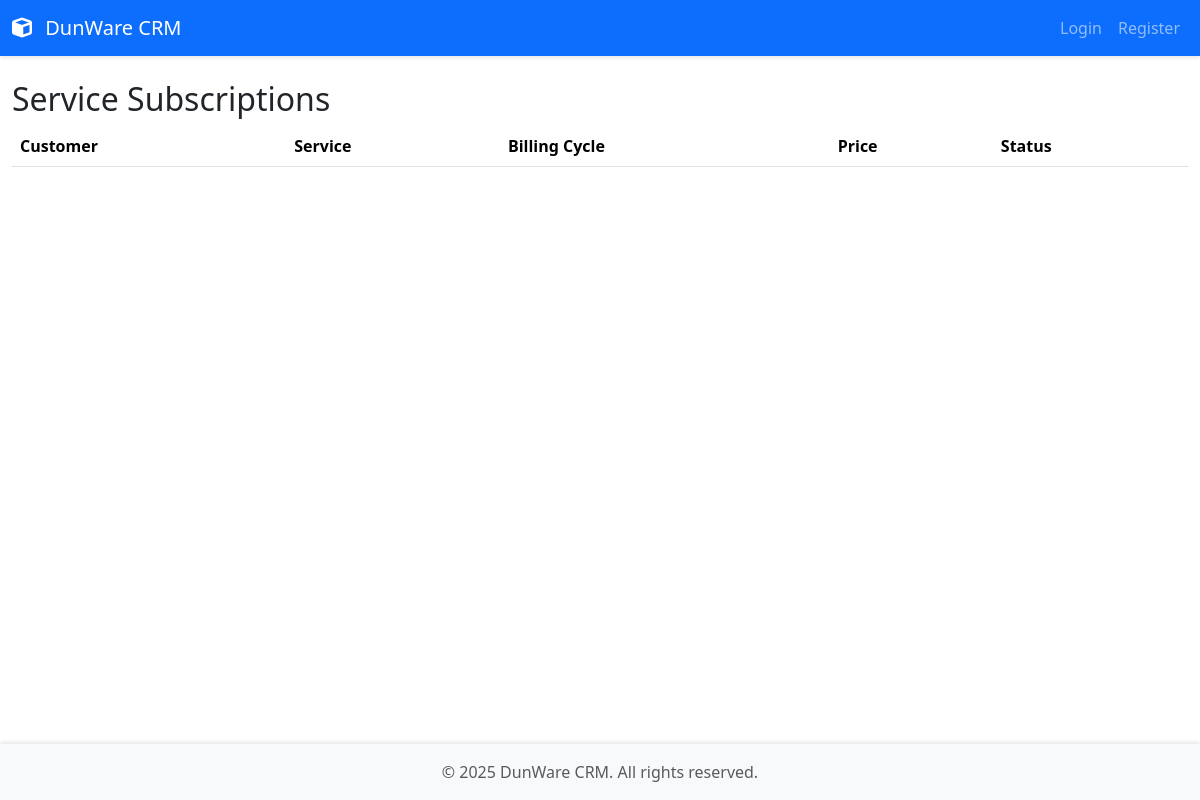
Page /subscriptions/ on the earlier database version.
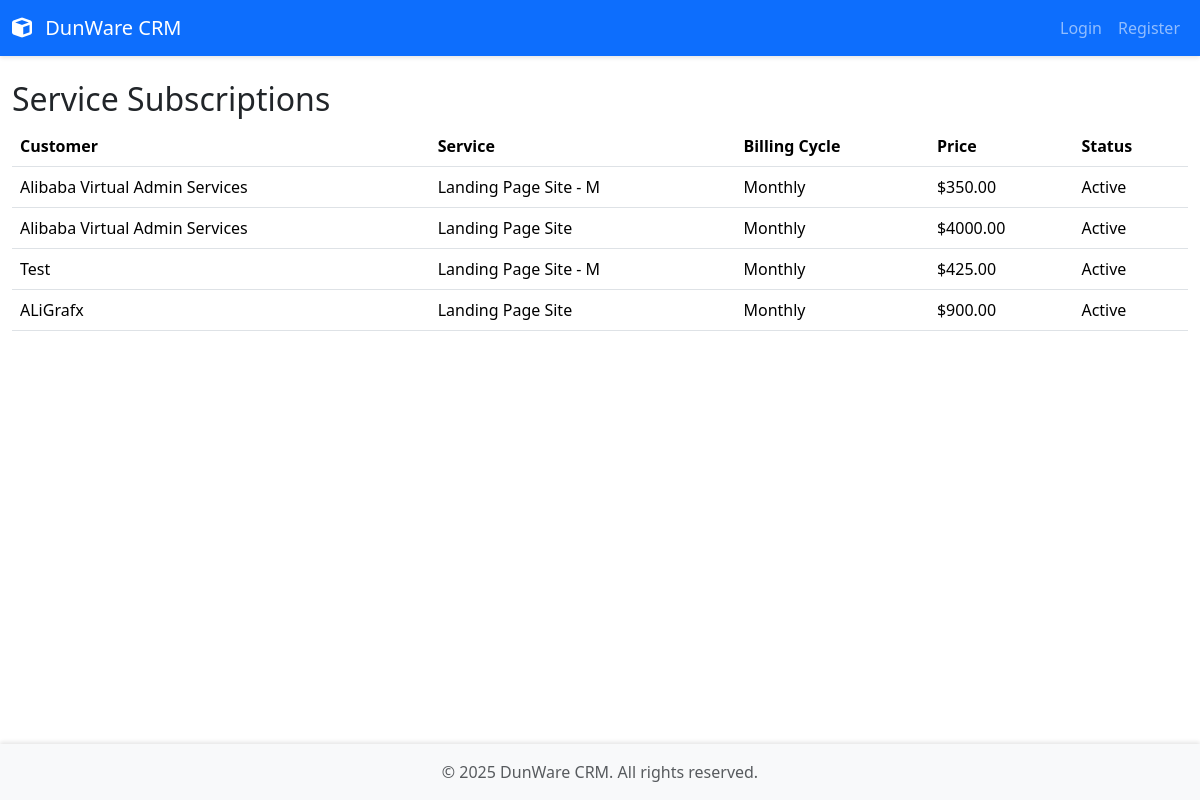
Same page on the later database version.
### core/models.py (models this page shows, shortened)
class ServiceSubscription(models.Model):
    STATUS_CHOICES = [
        ('active', 'Active'),
        ('paused', 'Paused'),
        ('canceled', 'Canceled'),
        ('expired', 'Expired'),
    ]
    customer = models.ForeignKey('Customer', on_delete=models.CASCADE, related_name='service_subscriptions')
    service = models.ForeignKey('Service', on_delete=models.CASCADE, related_name='service_subscriptions')
    start_date = models.DateField(default=timezone.now)
    end_date = models.DateField(null=True, blank=True)
    billing_cycle = models.CharField(max_length=20, choices=[
        ('hourly', 'Hourly'),
        ('monthly', 'Monthly'),
        ('quarterly', 'Quarterly'),
        ('yearly', 'Yearly'),
    ], default='monthly')
    price = models.DecimalField(max_digits=10, decimal_places=2, default=0.00)  # Total Price for non-hourly
    hourly_rate = models.DecimalField(max_digits=10, decimal_places=2, default=0.00)  # Per-hour rate
    hours = models.DecimalField(max_digits=6, decimal_places=2, default=0.00)  # Number of hours billed
    is_active = models.BooleanField(default=True)
    status = models.CharField(max_length=10, choices=STATUS_CHOICES, default='active')

class Customer(models.Model):
    CUSTOMER_STATUS = [
        ('active', 'Active'),
        ('inactive', 'Inactive'),
        ('pending', 'Pending')
    ]
    company_name = models.CharField(max_length=200)
    contact_person = models.CharField(max_length=100)
    email = models.EmailField()
    phone = models.CharField(max_length=15)
    address = models.TextField()
    city = models.CharField(max_length=100)
    state = models.CharField(max_length=100)
    zip_code = models.CharField(max_length=10)
    website = models.URLField(blank=True, null=True)
    status = models.CharField(max_length=20, choices=CUSTOMER_STATUS, default='active')
    assigned_to = models.ForeignKey(Employee, on_delete=models.SET_NULL, null=True, related_name='customers')
    created_at = models.DateTimeField(auto_now_add=True)
    updated_at = models.DateTimeField(auto_now=True)
    def __str__(self):
        return self.company_name

class Service(models.Model):
    name = models.CharField(max_length=200)
    description = models.TextField()
    price = models.DecimalField(max_digits=10, decimal_places=2)
    is_active = models.BooleanField(default=True)
    created_at = models.DateTimeField(auto_now_add=True)
    updated_at = models.DateTimeField(auto_now=True)
    def __str__(self):
        return self.name

### core/views.py (the view)
# urls.py: path('subscriptions/', ServiceSubscriptionListView.as_view(), name='subscription-list'),
class ServiceSubscriptionListView(ListView):
    model = ServiceSubscription
    template_name = 'core/service_subscription_list.html'
    context_object_name = 'subscriptions'
    paginate_by = 10

### core/templates/core/service_subscription_list.html (shortened to what this page needs)
{% extends 'core/base.html' %}
{% block content %}
<h2>Service Subscriptions</h2>
<table class="table">
    <thead>
        <tr>
            <th>Customer</th>
            <th>Service</th>
            <th>Billing Cycle</th>
            <th>Price</th>
            <th>Status</th>
        </tr>
    </thead>
    <tbody>
        {% for subscription in subscriptions %}
        <tr>
            <td>{{ subscription.customer }}</td>
            <td>{{ subscription.service }}</td>
            <td>{{ subscription.get_billing_cycle_display }}</td>
            <td>${{ subscription.price }}</td>
            <td>{% if subscription.is_active %} Active {% else %} Inactive {% endif %}</td>
        </tr>
        {% endfor %}
    </tbody>
</table>
{% endblock %}

### core/templates/core/base.html (shortened to what this page needs)
{% load static %}
<!DOCTYPE html>
<html lang="en">
<head>
    <link href="https://cdn.jsdelivr.net/npm/bootstrap@5.3.2/dist/css/bootstrap.min.css" rel="stylesheet">
    <link href="https://cdn.jsdelivr.net/npm/@fortawesome/fontawesome-free@6.4.2/css/all.min.css" rel="stylesheet">
    <link href="https://cdn.jsdelivr.net/npm/flatpickr/dist/flatpickr.min.css" rel="stylesheet">
    <link href="{% static 'css/style.css' %}" rel="stylesheet">
</head>
<body>
    <nav class="navbar navbar-expand-lg navbar-dark bg-primary">
        <div class="container-fluid">
            <a class="navbar-brand" href="{% url 'dashboard' %}">
                <i class="fas fa-cube"></i> DunWare CRM
            </a>
            <div class="collapse navbar-collapse" id="navbarMain">
                {% if user.is_authenticated %}
                <ul class="navbar-nav me-auto">
                    <li class="nav-item">
                        <a class="nav-link {% if request.resolver_match.url_name == 'dashboard' %}active{% endif %}"
                           href="{% url 'dashboard' %}">
                            <i class="fas fa-tachometer-alt"></i> Dashboard
                        </a>
                    </li>
                    <li class="nav-item">
                        <a class="nav-link {% if 'customer' in request.resolver_match.url_name %}active{% endif %}"
                           href="{% url 'customer-list' %}">
                            <i class="fas fa-users"></i> Customers
                        </a>
                    </li>
                    <li class="nav-item">
                        <a class="nav-link {% if 'lead' in request.resolver_match.url_name %}active{% endif %}"
                           href="{% url 'lead-list' %}">
                            <i class="fas fa-user-plus"></i> Leads
                        </a>
                    </li>
                    <li class="nav-item">
                        <a class="nav-link {% if 'task' in request.resolver_match.url_name %}active{% endif %}"
                           href="{% url 'task-list' %}">
                            <i class="fas fa-tasks"></i> Tasks
                        </a>
                    </li>
                    <li class="nav-item">
                        <a class="nav-link {% if 'meeting' in request.resolver_match.url_name %}active{% endif %}"
                           href="{% url 'meeting-list' %}">
                            <i class="fas fa-video"></i> Meetings
                        </a>
                    </li>
                    <li class="nav-item">
                        <a class="nav-link {% if 'calendar' in request.resolver_match.url_name %}active{% endif %}"
                           href="{% url 'calendar' %}">
                            <i class="fas fa-calendar-alt"></i> Calendar
                        </a>
                    </li>
                    <li class="nav-item">
                        <a class="nav-link {% if 'service' in request.resolver_match.url_name %}active{% endif %}"
                           href="{% url 'service-list' %}">
                            <i class="fas fa-cogs"></i> Services
                        </a>
                    </li>
                    <li class="nav-item dropdown">
                        <a class="nav-link dropdown-toggle {% if 'billing' in request.resolver_match.url_name %}active{% endif %}" href="#" id="billingDropdown" role="button" data-bs-toggle="dropdown">Billing</a>
                        <ul class="dropdown-menu" aria-labelledby="billingDropdown">
                            <li><a class="dropdown-item" href="{% url 'billing-dashboard' %}">Billing Dashboard</a></li>
                            <li><a class="dropdown-item" href="{% url 'invoice-list' %}">All Invoices</a></li>
                            <li><a class="dropdown-item" href="{% url 'payment-list' %}">Payments</a></li>
                            <li><a class="dropdown-item" href="{% url 'subscription-list' %}">Subscriptions</a></li>
                            <li><a class="dropdown-item" href="{% url 'paid-invoices' %}">Paid Invoices</a></li>
                        </ul>
                    </li>
                    <li class="nav-item">
                        <a class="nav-link {% if 'payment' in request.resolver_match.url_name %}active{% endif %}"
                           href="{% url 'payment-list' %}">
                            <i class="fas fa-credit-card"></i> Payments
                        </a>
                    </li>
                </ul>
                    <ul class="navbar-nav ms-auto">
                        <li class="nav-item dropdown">
                            <a class="nav-link dropdown-toggle" href="#" id="navbarDropdown"
                               role="button" data-bs-toggle="dropdown">
                                <i class="fas fa-user-circle"></i>
                                {{ user.get_full_name|default:user.username }}
                            </a>
                            <ul class="dropdown-menu dropdown-menu-end">
                                <li>
                                    <a class="dropdown-item" href="{% url 'profile' %}">
                                        <i class="fas fa-user-cog"></i> Profile
                                    </a>
                                </li>
                                <li><hr class="dropdown-divider"></li>
                                <li>
                                    <a class="dropdown-item" href="{% url 'account_logout' %}">
                                        <i class="fas fa-sign-out-alt"></i> Logout
                                    </a>
                                </li>
                            </ul>
                        </li>
                    </ul>
                {% else %}
                    <ul class="navbar-nav ms-auto">
                        <li class="nav-item">
                            <a class="nav-link" href="{% url 'account_login' %}">Login</a>
                        </li>
                        <li class="nav-item">
                            <a class="nav-link" href="{% url 'account_signup' %}">Register</a>
                        </li>
                    </ul>
                {% endif %}
            </div>
        </div>
    </nav>
    <div class="container-fluid py-4">
        {% block content %}{% endblock %}
    </div>
    <footer class="footer mt-auto py-3 bg-light">
        <div class="container text-center">
            <span class="text-muted">© {% now "Y" %} DunWare CRM. All rights reserved.</span>
        </div>
    </footer>
</body>
</html>

### dunware_crm/static/css/style.css (style rules this page uses)
body { min-height: 100vh; display: flex; flex-direction: column; }
.container-fluid { flex: 1; }
.navbar { box-shadow: 0 2px 4px rgba(0,0,0,.1); }
.navbar-brand i { margin-right: 0.5rem; }
.footer { margin-top: auto; box-shadow: 0 -2px 4px rgba(0,0,0,.1); }

Differences in the rows shown:
added ServiceSubscription: customer "Alibaba Virtual Admin Services", service "Landing Page Site - M", billing_cycle "Monthly", price "350.00", is_active "Active"
added ServiceSubscription: customer "Alibaba Virtual Admin Services", service "Landing Page Site", billing_cycle "Monthly", price "4000.00", is_active "Active"
added ServiceSubscription: customer "Test", service "Landing Page Site - M", billing_cycle "Monthly", price "425.00", is_active "Active"
added ServiceSubscription: customer "ALiGrafx", service "Landing Page Site", billing_cycle "Monthly", price "900.00", is_active "Active"
